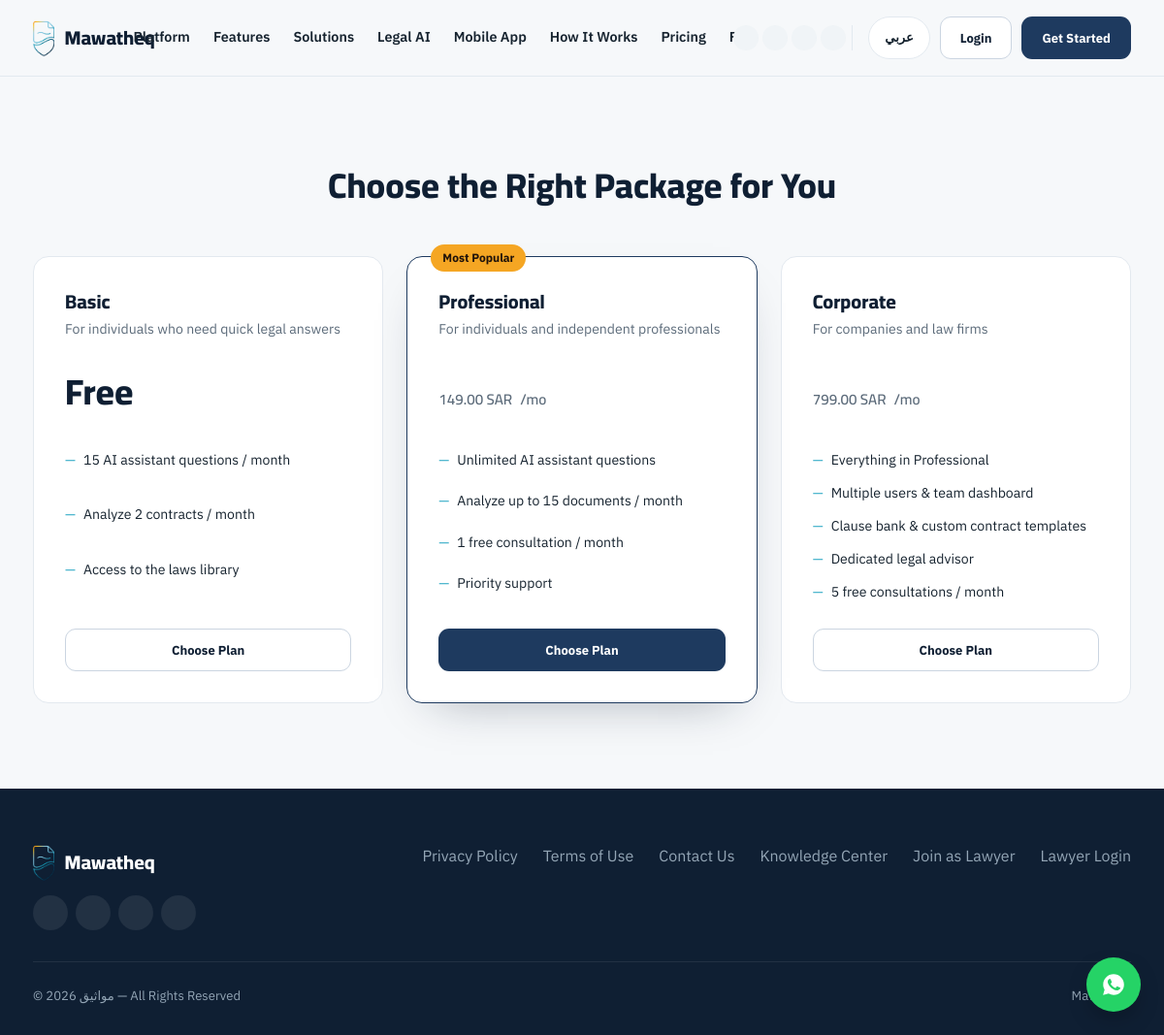
Screenshot of /pricing.php?lang=en with the database file from the repository.
### tables this page shows
CREATE TABLE IF NOT EXISTS plans (
    id INT UNSIGNED AUTO_INCREMENT PRIMARY KEY,
    name_ar VARCHAR(100) NOT NULL,
    name_en VARCHAR(100) NOT NULL,
    description_ar TEXT,
    description_en TEXT,
    price_monthly DECIMAL(12,3) NOT NULL DEFAULT 0,
    price_yearly DECIMAL(12,3) DEFAULT NULL,
    ai_queries_limit INT DEFAULT NULL,        
    document_analysis_limit INT DEFAULT NULL,
    consultations_included INT DEFAULT 0,
    is_corporate TINYINT(1) NOT NULL DEFAULT 0,
    is_featured TINYINT(1) NOT NULL DEFAULT 0,
    sort_order SMALLINT DEFAULT 0,
    status ENUM('active','hidden') NOT NULL DEFAULT 'active',
    created_at DATETIME NOT NULL DEFAULT CURRENT_TIMESTAMP
);

CREATE TABLE IF NOT EXISTS plan_features (
    id INT UNSIGNED AUTO_INCREMENT PRIMARY KEY,
    plan_id INT UNSIGNED NOT NULL,
    feature_ar VARCHAR(255) NOT NULL,
    feature_en VARCHAR(255) NOT NULL,
    sort_order SMALLINT DEFAULT 0,
    FOREIGN KEY (plan_id) REFERENCES plans(id) ON DELETE CASCADE
);

CREATE TABLE IF NOT EXISTS site_settings (
    setting_key VARCHAR(100) NOT NULL PRIMARY KEY,
    setting_value TEXT
);

### lang/strings.php (called while the page is built, shortened)
<?php
function t(string $key): string {
    $lang = $_SESSION['lang'] ?? 'ar';
    return $GLOBALS['STRINGS'][$key][$lang] ?? $key;
}
function current_lang(): string {
    return $_SESSION['lang'] ?? 'ar';
}
function is_rtl(): bool {
    return current_lang() === 'ar';
}

### pricing.php (the view)
<?php
require_once __DIR__ . '/includes/header.php';
?>
<section class="section" id="corporate">
  <div class="container">
    <div class="section-head"><h2><?= t('pricing_title') ?></h2></div>
    <div class="pricing-grid">
      <?php
      $plans = $pdo->query("SELECT * FROM plans WHERE status='active' ORDER BY sort_order")->fetchAll();
      $featsStmt = $pdo->prepare("SELECT * FROM plan_features WHERE plan_id=? ORDER BY sort_order");
      foreach ($plans as $plan):
        $name = is_rtl() ? $plan['name_ar'] : $plan['name_en'];
        $desc = is_rtl() ? $plan['description_ar'] : $plan['description_en'];
        $featsStmt->execute([$plan['id']]);
        $feats = $featsStmt->fetchAll();
      ?>
      <div class="price-card <?= $plan['is_featured'] ? 'featured' : '' ?>">
        <?php if ($plan['is_featured']): ?><span class="pop-tag"><?= t('pricing_popular') ?></span><?php endif; ?>
        <h3><?= htmlspecialchars($name) ?></h3>
        <p style="font-size:.88rem"><?= htmlspecialchars($desc) ?></p>
        <div class="price-amount">
          <?= $plan['price_monthly'] > 0 ? money($plan['price_monthly']) : (is_rtl() ? 'مجاناً' : 'Free') ?>
          <?php if ($plan['price_monthly'] > 0): ?><span><?= t('pricing_monthly') ?></span><?php endif; ?>
        </div>
        <ul class="price-feats">
          <?php foreach ($feats as $f): ?><li><?= htmlspecialchars(is_rtl() ? $f['feature_ar'] : $f['feature_en']) ?></li><?php endforeach; ?>
        </ul>
        <a href="/register.php?plan=<?= $plan['id'] ?>" class="btn <?= $plan['is_featured'] ? 'btn-primary' : 'btn-outline' ?> btn-block"><?= t('pricing_choose') ?></a>
      </div>
      <?php endforeach; ?>
    </div>
  </div>
</section>
<?php require_once __DIR__ . '/includes/footer.php'; ?>

### includes/currency.php (shortened to what this page needs)
<?php
require_once __DIR__ . '/../lang/strings.php';
function currency_options(): array {
    return [
        'SAR' => ['ar' => 'ريال سعودي',  'en' => 'Saudi riyal',    'symbol_ar' => 'ر.س',  'symbol_en' => 'SAR', 'decimals' => 2],
        'AED' => ['ar' => 'درهم إماراتي', 'en' => 'UAE dirham',     'symbol_ar' => 'د.إ',  'symbol_en' => 'AED', 'decimals' => 2],
        'QAR' => ['ar' => 'ريال قطري',   'en' => 'Qatari riyal',   'symbol_ar' => 'ر.ق',  'symbol_en' => 'QAR', 'decimals' => 2],
        'KWD' => ['ar' => 'دينار كويتي', 'en' => 'Kuwaiti dinar',  'symbol_ar' => 'د.ك',  'symbol_en' => 'KWD', 'decimals' => 3],
        'BHD' => ['ar' => 'دينار بحريني','en' => 'Bahraini dinar', 'symbol_ar' => 'د.ب',  'symbol_en' => 'BHD', 'decimals' => 3],
        'OMR' => ['ar' => 'ريال عماني',  'en' => 'Omani rial',     'symbol_ar' => 'ر.ع',  'symbol_en' => 'OMR', 'decimals' => 3],
        'EGP' => ['ar' => 'جنيه مصري',   'en' => 'Egyptian pound', 'symbol_ar' => 'ج.م',  'symbol_en' => 'EGP', 'decimals' => 2],
        'JOD' => ['ar' => 'دينار أردني', 'en' => 'Jordanian dinar','symbol_ar' => 'د.أ',  'symbol_en' => 'JOD', 'decimals' => 3],
        'USD' => ['ar' => 'دولار أمريكي','en' => 'US dollar',      'symbol_ar' => '$',    'symbol_en' => 'USD', 'decimals' => 2],
        'EUR' => ['ar' => 'يورو',        'en' => 'Euro',           'symbol_ar' => '€',    'symbol_en' => 'EUR', 'decimals' => 2],
    ];
}
function currency_is_valid(string $code): bool {
    return isset(currency_options()[strtoupper($code)]);
}
function currency_normalize(?string $code): string {
    $code = strtoupper(trim((string)$code));
    return currency_is_valid($code) ? $code : CURRENCY_DEFAULT;
}
function currency_code(?PDO $pdo = null): string {
    if (isset($GLOBALS['__mawatheq_currency_cache'])) {
        return $GLOBALS['__mawatheq_currency_cache'];
    }
    if ($pdo === null) {
        global $pdo;
    }
    try {
        $stmt = $pdo->prepare("SELECT setting_value FROM site_settings WHERE setting_key = 'site_currency' LIMIT 1");
        $stmt->execute();
        $value = $stmt->fetchColumn();
    } catch (PDOException $e) {
        return CURRENCY_DEFAULT;
    }
    return $GLOBALS['__mawatheq_currency_cache'] = currency_normalize($value === false ? null : (string)$value);
}
function currency_decimals(?string $code = null): int {
    $code = currency_normalize($code ?? currency_code());
    return currency_options()[$code]['decimals'];
}
function currency_symbol(?string $code = null): string {
    $code = currency_normalize($code ?? currency_code());
    $meta = currency_options()[$code];
    return is_rtl() ? $meta['symbol_ar'] : $meta['symbol_en'];
}
function currency_number($amount, ?string $code = null, ?int $decimals = null): string {
    $decimals = $decimals ?? currency_decimals($code);
    return number_format((float)$amount, $decimals, '.', ',');
}
function money($amount, ?string $code = null, ?int $decimals = null): string {
    $code = currency_normalize($code ?? currency_code());
    return '<span class="num-ltr">' . htmlspecialchars(currency_number($amount, $code, $decimals), ENT_QUOTES, 'UTF-8')
        . ' ' . htmlspecialchars(currency_symbol($code), ENT_QUOTES, 'UTF-8') . '</span>';
}

### assets/css/style.css (style rules this page uses)
:root { --navy: #1E3A5F; --navy-dark: #0F1F33; --teal: #2BA8C4; --gold: #F5A623; --bg: #F6F8FA; --surface: #FFFFFF; --border: #E3E9EF; --text: #16232F; --text-muted: #5C6B7A; --success: #1E8E5A; --danger: #C7492A; --radius: 10px; --serif: 'Cairo', 'IBM Plex Sans Arabic', sans-serif; --body-font: 'IBM Plex Sans Arabic', 'IBM Plex Sans', sans-serif; }
* { box-sizing:border-box; }
html { scroll-behavior:smooth; }
body { margin:0; background:var(--bg); color:var(--text); font-family:var(--body-font); line-height:1.7; font-size:16px; }
body.lang-en { font-family:'IBM Plex Sans', sans-serif; }
h1,h2,h3,h4 { font-family:var(--serif); font-weight:800; color:var(--navy-dark); line-height:1.35; margin:0 0 .5em; }
h2 { font-size:clamp(1.6rem, 3vw, 2.3rem); }
h3 { font-size:1.25rem; }
p { margin:0 0 1em; color:var(--text-muted); }
a { color:inherit; text-decoration:none; }
.container { max-width:1180px; margin:0 auto; padding:0 24px; }
.section { padding:88px 0; }
.section-head { max-width:640px; margin:0 auto 48px; text-align:center; }
.btn { display:inline-flex; align-items:center; justify-content:center; gap:8px; padding:13px 26px; border-radius:8px; font-weight:700; font-size:.95rem; border:1.5px solid transparent; cursor:pointer; transition:transform .15s ease, background .2s ease, border-color .2s ease; }
.btn-primary { background:var(--navy); color:#fff; }
.btn-outline { background:transparent; border-color:var(--border); color:var(--navy-dark); }
.btn-block { width:100%; }
.pricing-grid { display:grid; grid-template-columns:repeat(3,1fr); gap:24px; align-items:stretch; }
.price-card { background:var(--surface); border:1px solid var(--border); border-radius:16px; padding:32px; display:flex; flex-direction:column; }
.price-card.featured { border-color:var(--navy); box-shadow:0 20px 50px -28px rgba(15,31,51,.4); position:relative; }
.price-card .pop-tag { position:absolute; top:-13px; inset-inline-start:24px; background:var(--gold); color:#20130a; font-size:.75rem; font-weight:800; padding:4px 12px; border-radius:20px; }
.price-card h3 { margin-bottom:.2em; }
.price-amount { font-family:var(--serif); font-weight:800; font-size:2.3rem; color:var(--navy-dark); margin:.2em 0; }
.price-amount span { font-size:.95rem; font-weight:600; color:var(--text-muted); }
.price-feats { list-style:none; padding:0; margin:20px 0 26px; display:grid; gap:10px; flex:1; }
.price-feats li { font-size:.88rem; display:flex; gap:8px; }
.price-feats li::before { content:'—'; color:var(--teal); }

### assets/css/enterprise.css (style rules this page uses)
:root { --navy:#1E3A5F; --navy-dark:#0F1F33; --teal:#2BA8C4; --gold:#F5A623; --bg:#F6F8FA; --surface:#FFFFFF; --surface-2:#F8FAFC; --surface-3:#F1F5F9; --border:#E3E9EF; --border-strong:#CBD5E1; --text:#16232F; --text-muted:#5C6B7A; --text-subtle:#8296A6; --success:#1E8E5A; --success-bg:#E6F4ED; --warning:#7A5409; --warning-bg:#FDF3E1; --danger:#C7492A; --danger-bg:#FBEAE5; --info:#2BA8C4; --info-bg:#EAF6F9; --r-xs:6px; --r-sm:8px; --r-md:11px; --r-lg:14px; --r-xl:18px; --r-pill:999px; --s-1:4px; --s-2:8px; --s-3:12px; --s-4:16px; --s-5:20px; --s-6:24px; --s-8:32px; --s-10:40px; --sh-xs:0 1px 2px rgba(15,31,51,.05); --sh-sm:0 2px 8px rgba(15,31,51,.05); --sh-md:0 6px 20px rgba(15,31,51,.07); --sh-lg:0 24px 60px rgba(15,31,51,.20); --sidebar-w:264px; --sidebar-w-collapsed:76px; --topbar-h:64px; --bottomnav-h:60px; --fs-xs:12px; --fs-sm:13px; --fs-base:14px; --fs-md:15px; --fs-lg:17px; --fs-h3:19px; --fs-h2:23px; --fs-h1:28px; --focus-ring:0 0 0 3px rgba(43,168,196,.35); }
.btn, .app-content .btn { display:inline-flex; align-items:center; justify-content:center; gap:8px; min-height:44px; padding:0 var(--s-5); border-radius:var(--r-md); border:1.5px solid transparent; font-family:inherit; font-size:var(--fs-sm); font-weight:700; line-height:1; cursor:pointer; text-decoration:none; white-space:nowrap; transition:background .15s ease,border-color .15s ease,color .15s ease,box-shadow .15s ease; }
.btn-primary { background:var(--navy); color:#fff; }
.btn-outline { background:var(--surface); border-color:var(--border-strong); color:var(--navy-dark); }
.btn-block { width:100%; }
.admin-table td.ltr, .ltr, .num-ltr { direction:ltr; unicode-bidi:isolate; text-align:start; }

### rows the page displays
plans: name_en "Basic", description_en "For individuals who need quick legal answers", price_monthly "Free"
plan_features: feature_en "15 AI assistant questions / month"
plan_features: feature_en "Analyze 2 contracts / month"
plan_features: feature_en "Access to the laws library"
plans: name_en "Professional", description_en "For individuals and independent professionals", price_monthly.setting_value "149.00", site_settings.setting_value "SAR"
plan_features: feature_en "Unlimited AI assistant questions"
plan_features: feature_en "Analyze up to 15 documents / month"
plan_features: feature_en "1 free consultation / month"
plan_features: feature_en "Priority support"
plans: name_en "Corporate", description_en "For companies and law firms", price_monthly "799.00"
plan_features: feature_en "Everything in Professional"
plan_features: feature_en "Multiple users & team dashboard"
plan_features: feature_en "Clause bank & custom contract templates"
plan_features: feature_en "Dedicated legal advisor"
plan_features: feature_en "5 free consultations / month"

### other values shown
SITE_NAME_EN "Mawatheq"
t('nav_platform') "Platform"
t('nav_features') "Features"
t('nav_solutions') "Solutions"
t('nav_legal_ai') "Legal AI"
t('nav_mobile') "Mobile App"
t('nav_how') "How It Works"
t('nav_pricing') "Pricing"
t('nav_login') "Login"
t('nav_get_started') "Get Started"
t('pricing_title') "Choose the Right Package for You"
t('footer_privacy') "Privacy Policy"
t('footer_terms') "Terms of Use"
t('footer_contact') "Contact Us"
t('feat6_title') "Knowledge Center"
